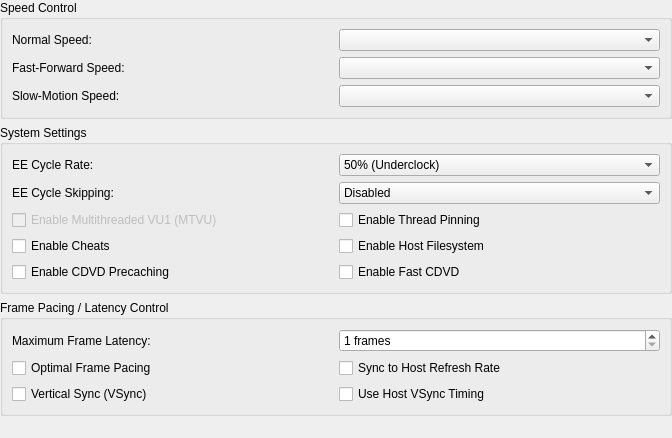
<?xml version="1.0" encoding="UTF-8"?>
<ui version="4.0">
 <class>EmulationSettingsWidget</class>
 <widget class="QWidget" name="EmulationSettingsWidget">
  <property name="geometry">
   <rect>
    <x>0</x>
    <y>0</y>
    <width>672</width>
    <height>438</height>
   </rect>
  </property>
  <layout class="QVBoxLayout" name="verticalLayout">
   <property name="leftMargin">
    <number>0</number>
   </property>
   <property name="topMargin">
    <number>0</number>
   </property>
   <property name="rightMargin">
    <number>0</number>
   </property>
   <property name="bottomMargin">
    <number>0</number>
   </property>
   <item>
    <widget class="QGroupBox" name="groupBox_5">
     <property name="title">
      <string>Speed Control</string>
     </property>
     <layout class="QGridLayout" name="gridLayout_3">
      <item row="2" column="0">
       <widget class="QLabel" name="label_6">
        <property name="text">
         <string>Slow-Motion Speed:</string>
        </property>
       </widget>
      </item>
      <item row="1" column="1">
       <widget class="QComboBox" name="fastForwardSpeed"/>
      </item>
      <item row="2" column="1">
       <widget class="QComboBox" name="slowMotionSpeed"/>
      </item>
      <item row="0" column="0">
       <widget class="QLabel" name="label_4">
        <property name="text">
         <string>Normal Speed:</string>
        </property>
       </widget>
      </item>
      <item row="1" column="0">
       <widget class="QLabel" name="label_5">
        <property name="text">
         <string>Fast-Forward Speed:</string>
        </property>
       </widget>
      </item>
      <item row="0" column="1">
       <widget class="QComboBox" name="normalSpeed"/>
      </item>
     </layout>
    </widget>
   </item>
   <item>
    <widget class="QGroupBox" name="systemSettingsGroup">
     <property name="title">
      <string>System Settings</string>
     </property>
     <layout class="QGridLayout" name="gridLayout_5">
      <item row="0" column="1">
       <widget class="QComboBox" name="eeCycleRate">
        <item>
         <property name="text">
          <string>50% (Underclock)</string>
         </property>
        </item>
        <item>
         <property name="text">
          <string>60% (Underclock)</string>
         </property>
        </item>
        <item>
         <property name="text">
          <string>75% (Underclock)</string>
         </property>
        </item>
        <item>
         <property name="text">
          <string>100% (Normal Speed)</string>
         </property>
        </item>
        <item>
         <property name="text">
          <string>130% (Overclock)</string>
         </property>
        </item>
        <item>
         <property name="text">
          <string>180% (Overclock)</string>
         </property>
        </item>
        <item>
         <property name="text">
          <string>300% (Overclock)</string>
         </property>
        </item>
       </widget>
      </item>
      <item row="1" column="1">
       <widget class="QComboBox" name="eeCycleSkipping">
        <item>
         <property name="text">
          <string>Disabled</string>
         </property>
        </item>
        <item>
         <property name="text">
          <string>Mild Underclock</string>
         </property>
        </item>
        <item>
         <property name="text">
          <string>Moderate Underclock</string>
         </property>
        </item>
        <item>
         <property name="text">
          <string>Maximum Underclock</string>
         </property>
        </item>
       </widget>
      </item>
      <item row="2" column="0" colspan="2">
       <layout class="QGridLayout" name="systemSettingsLayout">
        <item row="1" column="0">
         <widget class="QCheckBox" name="cheats">
          <property name="text">
           <string>Enable Cheats</string>
          </property>
         </widget>
        </item>
        <item row="0" column="0">
         <widget class="QCheckBox" name="MTVU">
          <property name="enabled">
           <bool>false</bool>
          </property>
          <property name="text">
           <string>Enable Multithreaded VU1 (MTVU)</string>
          </property>
          <property name="checkable">
           <bool>false</bool>
          </property>
         </widget>
        </item>
        <item row="1" column="1">
         <widget class="QCheckBox" name="hostFilesystem">
          <property name="text">
           <string>Enable Host Filesystem</string>
          </property>
         </widget>
        </item>
        <item row="2" column="1">
         <widget class="QCheckBox" name="fastCDVD">
          <property name="text">
           <string>Enable Fast CDVD</string>
          </property>
         </widget>
        </item>
        <item row="2" column="0">
         <widget class="QCheckBox" name="precacheCDVD">
          <property name="text">
           <string>Enable CDVD Precaching</string>
          </property>
         </widget>
        </item>
        <item row="0" column="1">
         <widget class="QCheckBox" name="threadPinning">
          <property name="text">
           <string>Enable Thread Pinning</string>
          </property>
         </widget>
        </item>
       </layout>
      </item>
      <item row="0" column="0">
       <widget class="QLabel" name="label_9">
        <property name="text">
         <string>EE Cycle Rate:</string>
        </property>
       </widget>
      </item>
      <item row="1" column="0">
       <widget class="QLabel" name="label_10">
        <property name="text">
         <string>EE Cycle Skipping:</string>
        </property>
       </widget>
      </item>
     </layout>
    </widget>
   </item>
   <item>
    <widget class="QGroupBox" name="basicGroupBox">
     <property name="title">
      <string>Frame Pacing / Latency Control</string>
     </property>
     <layout class="QGridLayout" name="gridLayout_2">
      <item row="1" column="1">
       <widget class="QSpinBox" name="maxFrameLatency">
        <property name="suffix">
         <string extracomment="This string will appear next to the amount of frames selected, in a dropdown box."> frames</string>
        </property>
        <property name="minimum">
         <number>1</number>
        </property>
        <property name="maximum">
         <number>5</number>
        </property>
       </widget>
      </item>
      <item row="1" column="0">
       <widget class="QLabel" name="label_2">
        <property name="text">
         <string>Maximum Frame Latency:</string>
        </property>
       </widget>
      </item>
      <item row="3" column="0" colspan="2">
       <layout class="QGridLayout" name="basicCheckboxGridLayout">
        <item row="1" column="1">
         <widget class="QCheckBox" name="useVSyncForTiming">
          <property name="text">
           <string>Use Host VSync Timing</string>
          </property>
         </widget>
        </item>
        <item row="0" column="1">
         <widget class="QCheckBox" name="syncToHostRefreshRate">
          <property name="text">
           <string>Sync to Host Refresh Rate</string>
          </property>
         </widget>
        </item>
        <item row="0" column="0">
         <widget class="QCheckBox" name="optimalFramePacing">
          <property name="text">
           <string>Optimal Frame Pacing</string>
          </property>
         </widget>
        </item>
        <item row="1" column="0">
         <widget class="QCheckBox" name="vsync">
          <property name="text">
           <string>Vertical Sync (VSync)</string>
          </property>
         </widget>
        </item>
       </layout>
      </item>
     </layout>
    </widget>
   </item>
   <item>
    <spacer name="verticalSpacer">
     <property name="orientation">
      <enum>Qt::Vertical</enum>
     </property>
     <property name="sizeHint" stdset="0">
      <size>
       <width>20</width>
       <height>40</height>
      </size>
     </property>
    </spacer>
   </item>
  </layout>
 </widget>
 <resources>
  <include location="../resources/resources.qrc"/>
 </resources>
 <connections/>
</ui>
